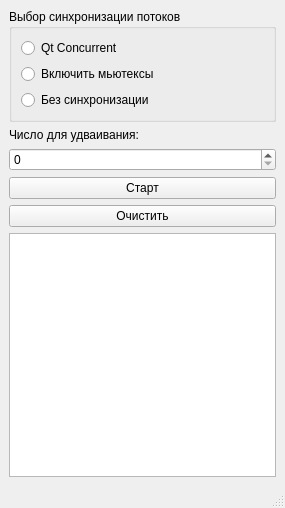
<?xml version="1.0" encoding="UTF-8"?>
<ui version="4.0">
 <class>MainWindow</class>
 <widget class="QMainWindow" name="MainWindow">
  <property name="geometry">
   <rect>
    <x>0</x>
    <y>0</y>
    <width>285</width>
    <height>508</height>
   </rect>
  </property>
  <property name="sizePolicy">
   <sizepolicy hsizetype="Fixed" vsizetype="Fixed">
    <horstretch>0</horstretch>
    <verstretch>0</verstretch>
   </sizepolicy>
  </property>
  <property name="acceptDrops">
   <bool>true</bool>
  </property>
  <property name="windowTitle">
   <string>RaceExample</string>
  </property>
  <property name="dockOptions">
   <set>QMainWindow::AllowTabbedDocks|QMainWindow::AnimatedDocks</set>
  </property>
  <widget class="QWidget" name="centralwidget">
   <layout class="QGridLayout" name="gridLayout">
    <item row="9" column="0">
     <widget class="QTextEdit" name="te_debug">
      <property name="readOnly">
       <bool>true</bool>
      </property>
     </widget>
    </item>
    <item row="3" column="0">
     <widget class="QLabel" name="lb_initNum">
      <property name="text">
       <string>Число для удваивания:</string>
      </property>
     </widget>
    </item>
    <item row="2" column="0">
     <widget class="QGroupBox" name="gb_synch">
      <property name="minimumSize">
       <size>
        <width>0</width>
        <height>0</height>
       </size>
      </property>
      <property name="title">
       <string>Выбор синхронизации потоков</string>
      </property>
      <layout class="QVBoxLayout" name="verticalLayout">
       <item>
        <widget class="QRadioButton" name="rb_qtConcur">
         <property name="text">
          <string>Qt Concurrent</string>
         </property>
        </widget>
       </item>
       <item>
        <widget class="QRadioButton" name="rb_mutexOn">
         <property name="text">
          <string>Включить мьютексы</string>
         </property>
        </widget>
       </item>
       <item>
        <widget class="QRadioButton" name="rb_synchOff">
         <property name="text">
          <string>Без синхронизации</string>
         </property>
        </widget>
       </item>
      </layout>
     </widget>
    </item>
    <item row="4" column="0">
     <widget class="QSpinBox" name="sb_initNum">
      <property name="maximum">
       <number>1000000000</number>
      </property>
     </widget>
    </item>
    <item row="6" column="0">
     <widget class="QPushButton" name="pb_clear">
      <property name="sizePolicy">
       <sizepolicy hsizetype="Minimum" vsizetype="Fixed">
        <horstretch>0</horstretch>
        <verstretch>0</verstretch>
       </sizepolicy>
      </property>
      <property name="text">
       <string>Очистить</string>
      </property>
     </widget>
    </item>
    <item row="5" column="0">
     <widget class="QPushButton" name="pb_start">
      <property name="sizePolicy">
       <sizepolicy hsizetype="Minimum" vsizetype="Fixed">
        <horstretch>0</horstretch>
        <verstretch>0</verstretch>
       </sizepolicy>
      </property>
      <property name="text">
       <string>Старт</string>
      </property>
     </widget>
    </item>
   </layout>
  </widget>
  <widget class="QMenuBar" name="menubar">
   <property name="geometry">
    <rect>
     <x>0</x>
     <y>0</y>
     <width>285</width>
     <height>21</height>
    </rect>
   </property>
  </widget>
  <widget class="QStatusBar" name="statusbar"/>
 </widget>
 <resources/>
 <connections>
  <connection>
   <sender>pb_clear</sender>
   <signal>clicked()</signal>
   <receiver>te_debug</receiver>
   <slot>clear()</slot>
   <hints>
    <hint type="sourcelabel">
     <x>198</x>
     <y>262</y>
    </hint>
    <hint type="destinationlabel">
     <x>306</x>
     <y>117</y>
    </hint>
   </hints>
  </connection>
 </connections>
</ui>
